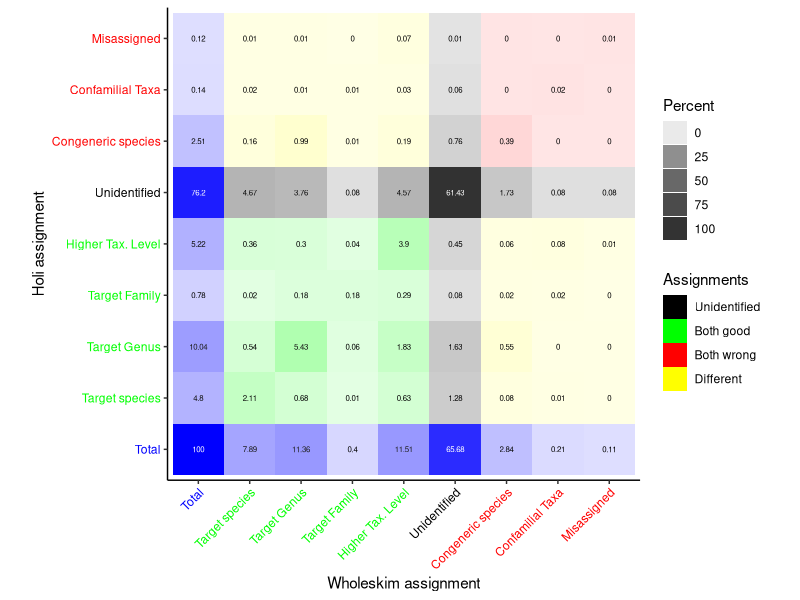
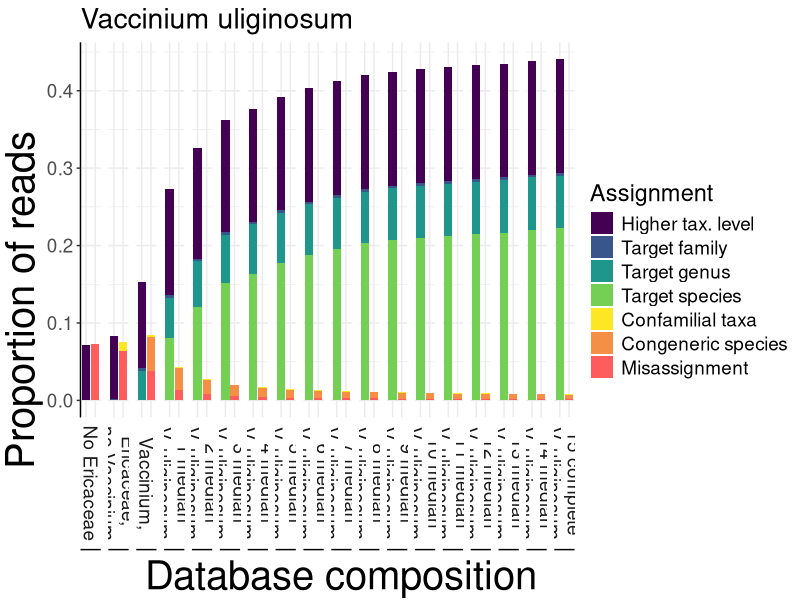
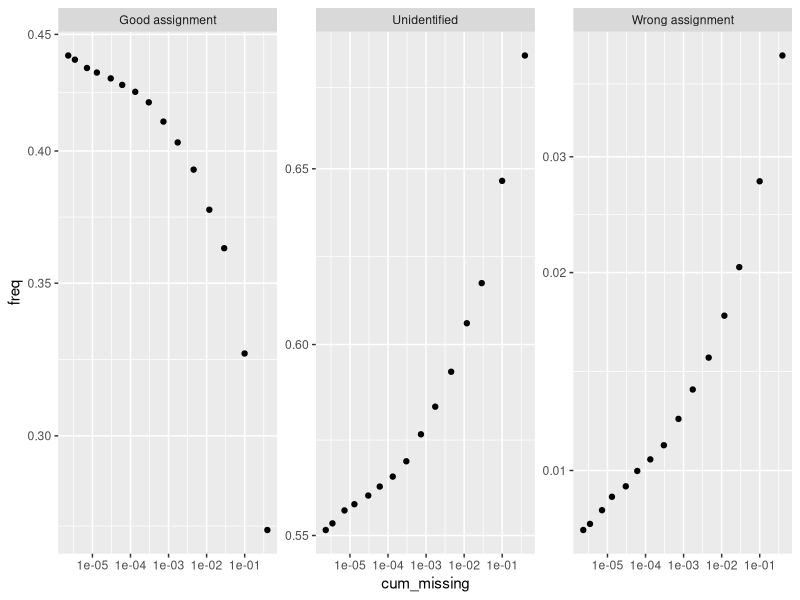
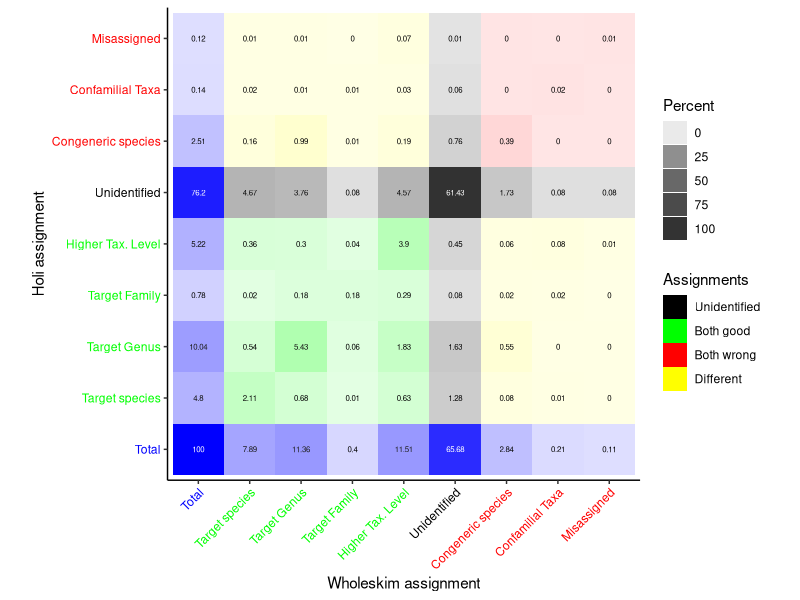
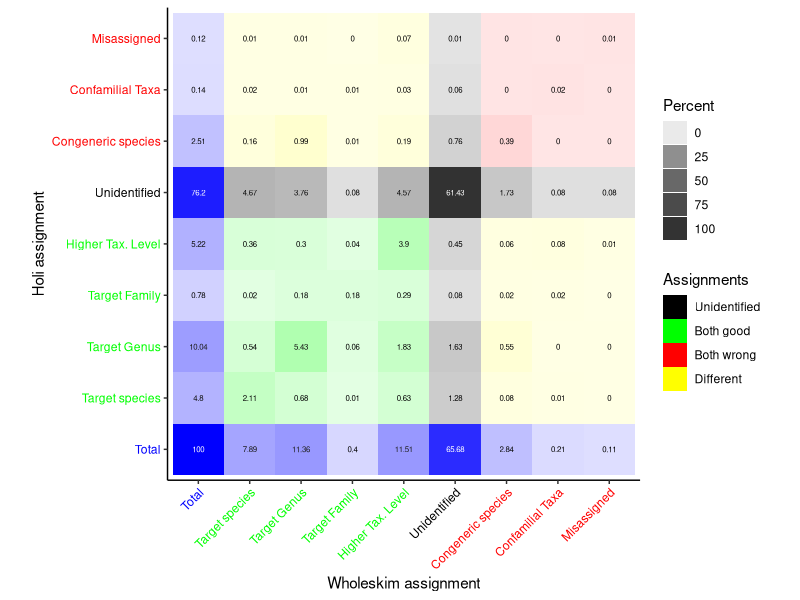
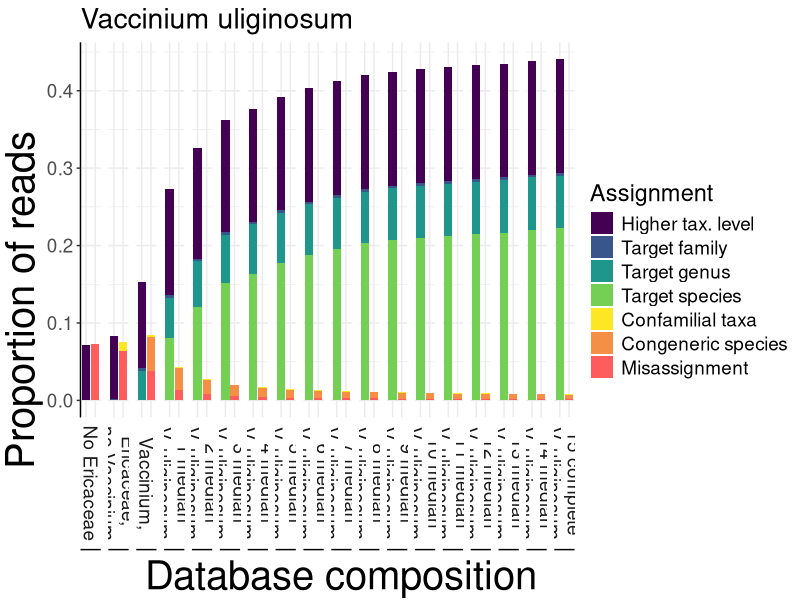
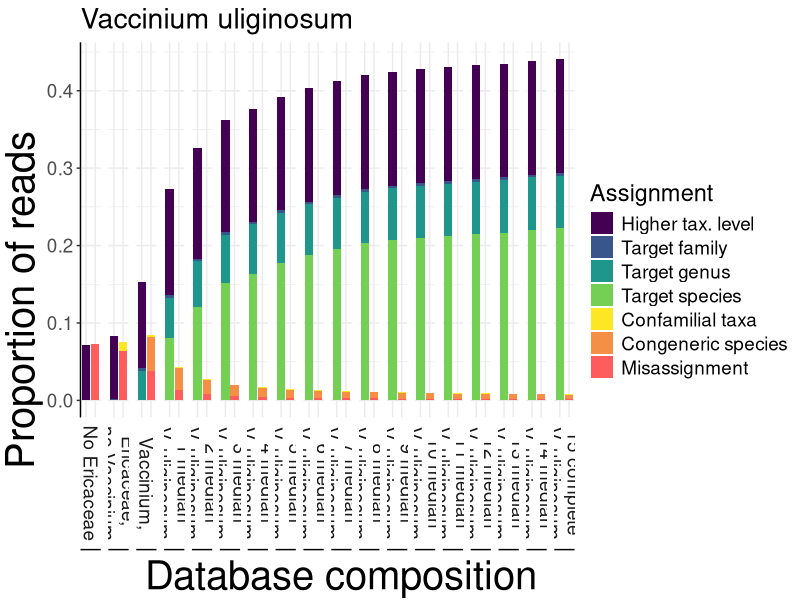

Write the R code that produced these figures, in order.
## ---- chunk 1
library(tidyverse)
library(ggpubr)
library(grid)
## ---- chunk 2
data <- read_csv("results/data/confusion.csv")
## ---- chunk 3
assign_levels <- c("Total",'Target',"Target Genus","Target Family",
                   "Higher Tax. Level","Unidentified",
                   "Congeneric species","Confamilial Taxa",
                   "Misassigned")

assign_color <- ifelse(assign_levels %in% c('Target',
                                                       "Target Genus",
                                                       "Target Family", 
                                                       "Higher Tax. Level"), 
                   "green", 
                   ifelse(assign_levels == "Unidentified",
                          "black",
                          ifelse(assign_levels=="Total",
                                 "blue","red")))

congruence_level <- c("Total","Unidentified","Both good","Both wrong","Different")
## ---- chunk 4
data %>%
  mutate(Total = `Number of reads`) %>%
  pivot_longer(-c(`Wholeskim assignment`, `Number of reads`),
    names_to = "Holi assignment",
    values_to = "Assigned reads"
  ) %>%
  mutate(Percent = `Assigned reads` / `Number of reads`[`Wholeskim assignment` == "Total"[1]] * 100) %>%
  #  filter(`Wholeskim assignment` != "Total") %>%
  mutate(
    `Wholeskim assignment` = factor(`Wholeskim assignment`,
      levels = assign_levels
    ) %>%
      fct_recode(`Target species` = "Target"),
    `Holi assignment` = factor(`Holi assignment`,
      levels = assign_levels
    ) %>%
      fct_recode(`Target species` = "Target"),
    holi_class = ifelse(`Holi assignment` %in% c(
      "Target species",
      "Target Genus",
      "Target Family",
      "Higher Tax. Level"
    ),
    "ok",
    ifelse(`Holi assignment` == "Unidentified",
      "Unidentified",
      ifelse(`Holi assignment` == "Total",
        NA, "wrong"
      )
    )
    ),
    wholeskim_class = ifelse(`Wholeskim assignment` %in% c(
      "Target species",
      "Target Genus",
      "Target Family",
      "Higher Tax. Level"
    ),
    "ok",
    ifelse(`Wholeskim assignment` == "Unidentified",
      "Unidentified",
      ifelse(`Wholeskim assignment` == "Total",
        NA, "wrong"
      )
    )
    ),
    Assignments = ifelse(is.na(holi_class) | is.na(wholeskim_class), NA,
      ifelse(holi_class == "ok" & wholeskim_class == "ok", "Both good",
        ifelse(holi_class == "wrong" & wholeskim_class == "wrong",
          "Both wrong",
          ifelse(holi_class == "Unidentified" |
            wholeskim_class == "Unidentified",
          "Unidentified", "Different"
          )
        )
      )
    ),
    Assignments = factor(Assignments, levels = congruence_level)
  ) %>%
  ggplot(aes(x = `Wholeskim assignment`, y = `Holi assignment`)) +
  geom_tile(aes(fill = Assignments, alpha = Percent)) +
  geom_text(
    aes(
      label = round(Percent, 2),
      col = ifelse(abs(Percent - 50) > 30, Percent, 100)
    ),
    size = 2,
    show.legend = FALSE,
  ) +
  scale_fill_manual(
    values = c(
      `Both good` = "green", Different = "yellow",
      Unidentified = "black", `Both wrong` = "red"
    ),
    na.value = "blue",
    limits = congruence_level[-1]
  ) +
  scale_color_gradient(high = "white", low = "black") +
  scale_alpha_continuous(trans = "sqrt") +
  theme_classic() +
  theme(
    axis.text = element_text(colour = assign_color),
    axis.text.x = element_text(angle = 45, vjust = 1, hjust = 1, colour = assign_color)
  ) +
  coord_fixed() -> confusion_matrix_plot
## ---- chunk 5
ggsave("results/figures/confusion_matrix.tiff",confusion_matrix_plot,dpi=300)
ggsave("results/figures/confusion_matrix.png",confusion_matrix_plot,dpi=300)

confusion_matrix_plot
## ---- chunk 6
metadata <- read_csv("results/data/ericaceae_metadata.csv")
## ---- chunk 7
skim_order <- c(
  "vaculino_vacc_no_erica",
  "vaculino_vacc_all_erica",
  "vaculi0",
  "vaculi1",
  "vaculi2",
  "vaculi3",
  "vaculi4",
  "vaculi5",
  "vaculi6",
  "vaculi7",
  "vaculi8",
  "vaculi9",
  "vaculi10",
  "vaculi11",
  "vaculi12",
  "vaculi13",
  "vaculi14",
  "vaculi15"
)

oneout_skims <- read.csv("results/figures/erica_dropout/overall.txt", header = FALSE, sep = "\t", na.strings = "NOT")
oneout_skims <- group_by(oneout_skims, V1) %>%
  mutate(percent = V3 / sum(V3)) %>%
  mutate(grouped = ifelse(str_detect(V2, "higher|\\btarget"), paste("corr_", "", sep = ""), paste("incorr_", "", sep = ""))) %>%
  arrange(match(V1, skim_order))


oneout_skims <- oneout_skims[!(oneout_skims$V2 == "unid"), ]


oneout_skims$V2 <- factor(oneout_skims$V2, levels = c(
  "higher_taxa",
  "higher_family",
  "higher_genus",
  "target",
  "off_family",
  "off_genus",
  "off_target"
))


oneout_skims$V1 <- factor(oneout_skims$V1, levels = skim_order)

facet_labs_oneout <- c(
  "No Ericaceae",
  "Ericaceae, \nno Vaccinium",
  "Ericaceae,\nVaccinium,\nno uliginosum",
  "1 median\nV. uliginosum",
  "2 median\nV. uliginosum",
  "3 median\nV. uliginosum",
  "4 median\nV. uliginosum",
  "5 median\nV. uliginosum",
  "6 median\nV. uliginosum",
  "7 median\nV. uliginosum",
  "8 median\nV. uliginosum",
  "9 median\nV. uliginosum",
  "10 median\nV. uliginosum",
  "11 median\nV. uliginosum",
  "12 median\nV. uliginosum",
  "13 median\nV. uliginosum",
  "14 median\nV. uliginosum",
  "15 complete\nV. uliginosum"
)
#  median\nV. uliginosum
names(facet_labs_oneout) <- levels(factor(oneout_skims$V1))

p_plot <- ggplot(oneout_skims, aes(fill = V2, y = percent, x = grouped)) +
  geom_bar(position = "stack", stat = "identity", show.legend = TRUE) +
  scale_fill_manual(
    values = (c("#440154FF", "#39568CFF", "#1F968BFF", "#73D055FF", "#fde725FF", "#f68f46ff", "#ff5d5dff")),
    labels = c("Higher tax. level", "Target family", "Target genus", "Target species", "Confamilial taxa", "Congeneric species", "Misassignment"),
    name = "Assignment", drop = FALSE
  ) +
  ggtitle("Vaccinium uliginosum") +
  theme_bw() +
  theme(
    axis.title.x = element_blank(),
    axis.text.x = element_blank(),
    axis.ticks.x = element_blank(),
    axis.title.y = element_blank(),
    axis.line = element_line(colour = "black"),
    strip.text.x = element_text(angle = 270),
    panel.border = element_blank(),
    strip.background = element_rect(fill = NA, color = "white"),
    text = element_text(size = 17)
  ) +
  facet_grid(~V1, switch = "x", labeller = labeller(V1 = facet_labs_oneout))

vaccfig <- ggarrange(p_plot,
  ncol = 1,
  nrow = 1,
  common.legend = TRUE,
  legend = "right",
  heights = c(1, 1)
)

annotate_figure(vaccfig,
  left = textGrob("Proportion of reads", rot = 90, vjust = 0.5, gp = gpar(cex = 2.4)),
  bottom = textGrob("Database composition", vjust = 0.3, hjust = 0.7, gp = gpar(cex = 2.4))
) -> sequencing_effort_plot
## ---- chunk 8
ggsave("results/figures/sequencing_effort.tiff",
       sequencing_effort_plot,dpi=300,
       width = 8,height = 5, bg = "white")
ggsave("results/figures/sequencing_effort.png",
       sequencing_effort_plot,dpi=300,
       width = 8,height = 5, bg = "white")

sequencing_effort_plot
## ---- chunk 9
metadata %>%
  filter(str_detect(skim_taxa,"uliginosum")) %>%
  mutate(skim_order = n():1,
         skim_effort = skim_reads * (100 - 33 + 1) / 650e6,
         missing = exp(-skim_effort)) %>%
  arrange(skim_order) %>%
  mutate(cum_effort = cumsum(skim_effort),
         cum_missing = exp(-cum_effort),
         database = glue::glue("vaculi{skim_order}")
        ) %>%
  select(skim_order,skim_name,
         database,
         skim_reads,skim_effort,
         cum_effort,cum_missing) -> uliginosum_coverage
  
## ---- chunk 10
data <- read_csv("results/data/ericaceae_identification.csv")
## ---- chunk 11
data %>%
  mutate(ident_class = ifelse(status == "unid", 
                              "Unidentified",
                              ifelse(status %in% c("off_target",
                                                   "off_genus",
                                                   "off_family"),
                                     "Wrong assignment",
                                     "Good assignment"))) %>%
  group_by(database) %>%
  mutate(freq = read_count/sum(read_count)) %>%
  group_by(database,ident_class) %>%
  summarise(freq = sum(freq)) %>%
  left_join(uliginosum_coverage) %>%
  filter(!is.na(skim_name)) %>%
  ggplot(aes(x = cum_missing,y = freq)) +
  geom_point() +
  scale_x_log10() + 
  scale_y_log10() +
  facet_wrap(.~ ident_class, scales = "free_y")

